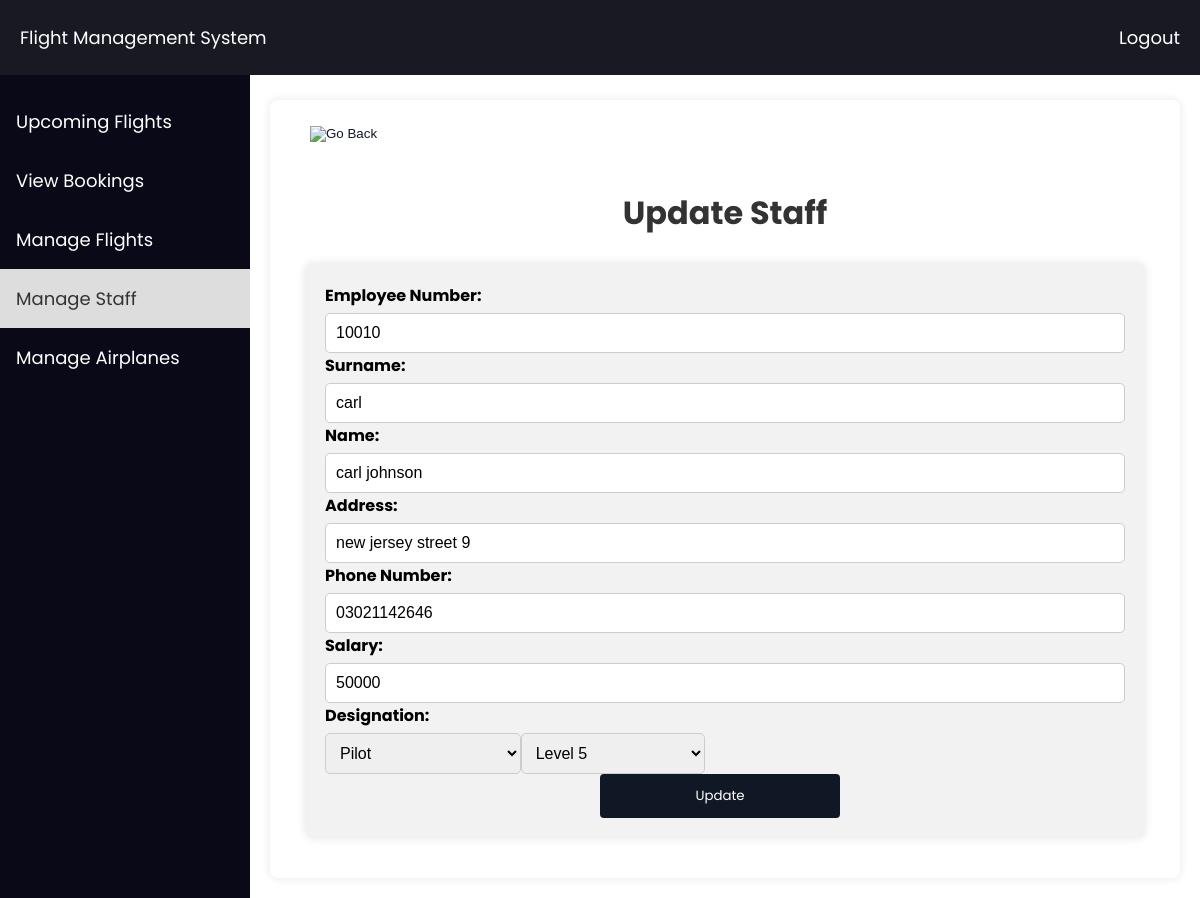
Screenshot of /Admin/Staff/update_staff.php?id=24 (signed in) with the database file from the repository.
### tables this page shows
CREATE TABLE `staffs` (
  `ID` int(11) NOT NULL,
  `EmpNum` varchar(10) NOT NULL,
  `SurName` varchar(50) NOT NULL,
  `Name` varchar(50) NOT NULL,
  `Address` varchar(100) NOT NULL,
  `PhoneNumber` varchar(20) NOT NULL,
  `Salary` varchar(20) NOT NULL,
  `Booked` tinyint(1) NOT NULL,
  `Designation` varchar(50) NOT NULL,
  `rating` varchar(10) NOT NULL
);

### Admin/Staff/update_staff.php (the view, shortened to what this page needs)
<?php
$servername = "localhost";
$username = "root";
$password = "";
$dbname = "flight_management_system";
$conn = new mysqli($servername, $username, $password, $dbname);
$id = $_GET['id'];
$sql_current = "SELECT * FROM staffs WHERE ID = $id";
$result_current = $conn->query($sql_current);
if ($result_current->num_rows > 0) {
    $row_current = $result_current->fetch_assoc();
} else {
    echo "No staff found with ID: $id";
    exit();
}
?>
<!DOCTYPE html>
<html lang="en">
<head>
</head>
<body>
    <div class="navbar">
        <a href="#">Flight Management System</a>
        <a href="../logout.php" style="float: right;">Logout</a>
    </div>
    <div class="sidebar">
        <a href="../admin_dashboard.php">Upcoming Flights</a>
        <a href="../Booking/all_booking_listing.php">View Bookings</a>
        <a href="../Flight/all_flight_listing.php" >Manage Flights</a>
        <a href="../Staff/all_staff_listing.php" id='active'>Manage Staff</a>
        <a href="../AirPlane/all_plane_listing.php">Manage Airplanes</a>
    </div>
    <div class="content">
    <form action="all_staff_listing.php" method="post">
        <button type="submit" class="goback-btn"><img src="https://cdn-icons-png.flaticon.com/128/318/318477.png" alt="Go Back"></button>
    </form>
    <h2>Update Staff</h2>
    <form class="form-container" action="<?php echo htmlspecialchars($_SERVER["PHP_SELF"]) . "?id=" . $id; ?>" method="post">
        <label for="emp_num">Employee Number:</label><br>
        <input type="text" id="emp_num" name="emp_num" value="<?php echo $row_current['EmpNum']; ?>" required><br>
        <label for="surname">Surname:</label><br>
        <input type="text" id="surname" name="surname" value="<?php echo $row_current['SurName']; ?>" required><br>
        <label for="name">Name:</label><br>
        <input type="text" id="name" name="name" value="<?php echo $row_current['Name']; ?>" required><br>
        <label for="address">Address:</label><br>
        <input type="text" id="address" name="address" value="<?php echo $row_current['Address']; ?>" required><br>
        <label for="phone">Phone Number:</label><br>
        <input type="text" id="phone" name="phone" value="<?php echo $row_current['PhoneNumber']; ?>" required><br>
        <label for="salary">Salary:</label><br>
        <input type="text" id="salary" name="salary" value="<?php echo $row_current['Salary']; ?>" required><br>
                <label for="designation">Designation:</label><br>
        <div class='Designation-block'>
        <select id="designation" name="designation" required onchange="showAdditionalDropdown()">
            <option value="Pilot" <?php if ($row_current['Designation'] === 'Pilot') echo 'selected'; ?>>Pilot</option>
        </select><br>
        <div id="pilotDropdown" <?php if ($row_current['Designation'] !== 'Pilot') echo 'style="display:none;"'; ?>>
            <select id="rating" name="rating">
                <option value="5" <?php if ($row_current['rating'] === '5') echo 'selected'; ?>>Level 5</option>
            </select><br>
        </div>
</div>
        <div style="text-align: center;">
    <input type="submit" value="Update" class='addbtn'>
</div>
    </form>
</div>
</body>
</html>

### Admin/Staff/update_staff.php (style rules this page uses)
body { font-family: 'Poppins', sans-serif; margin: 0; padding: 0; }
.navbar { background-color: #191924; overflow: hidden; padding: 10px 0; position: fixed; width: 100%; top: 0; z-index: 1000; transition: top 0.3s; }
.navbar a { float: left; display: block; color: white; text-align: center; padding: 14px 20px; text-decoration: none; font-size: 18px; }
.content { max-width: 1300px; margin: 20px auto; padding: 20px; background-color: #fff; border-radius: 8px; box-shadow: 0 0 10px rgba(0, 0, 0, 0.1); margin-left: 270px; margin-right: 20px; margin-top:100px; }
.sidebar { height: 100%; width: 250px; position: fixed; z-index: 1; top: 62px; left: 0; background-color: #090917; padding-top: 20px; margin-top: 10px; float: left; }
.sidebar a { display: block; color: white; padding: 16px; text-decoration: none; font-size: 18px; }
h2 { color: #333; text-align: center; font-size: 32px; }
.addbtn { background-color: #101725; color: white; width: 30%; padding: 12px 16px; border: none; border-radius: 4px; cursor: pointer; font-weight: semi-bold; font-family: 'Poppins', sans-serif; text-decoration: none; margin-right: 10px; }
#active { background-color: #ddd; color: #333; }
.goback-btn { background-color: white; color: #101725; border: none; cursor: pointer; margin-bottom: 20px; margin-left: 20px; padding: 0; }
.goback-btn img { width: 40px; height: 40px; }
.form-container { max-width: 800px; margin: 20px auto; padding: 20px; background-color: #f2f2f2; border-radius: 8px; box-shadow: 0 0 10px rgba(0, 0, 0, 0.1); }
label { font-weight: bold; }
input[type="text"], select { width: 100%; padding: 10px; margin-top: 5px; border: 1px solid #ccc; border-radius: 5px; box-sizing: border-box; font-size: 16px; }
.Designation-block { width: 47.5%; display: flex; }
#pilotDropdown { width: 100%; }

### rows the page displays
staffs: emp_num "10010", surname "carl", name "carl johnson", address "new jersey street 9", phone "03021142646", salary "50000", designation "Pilot", rating "Level 5"
